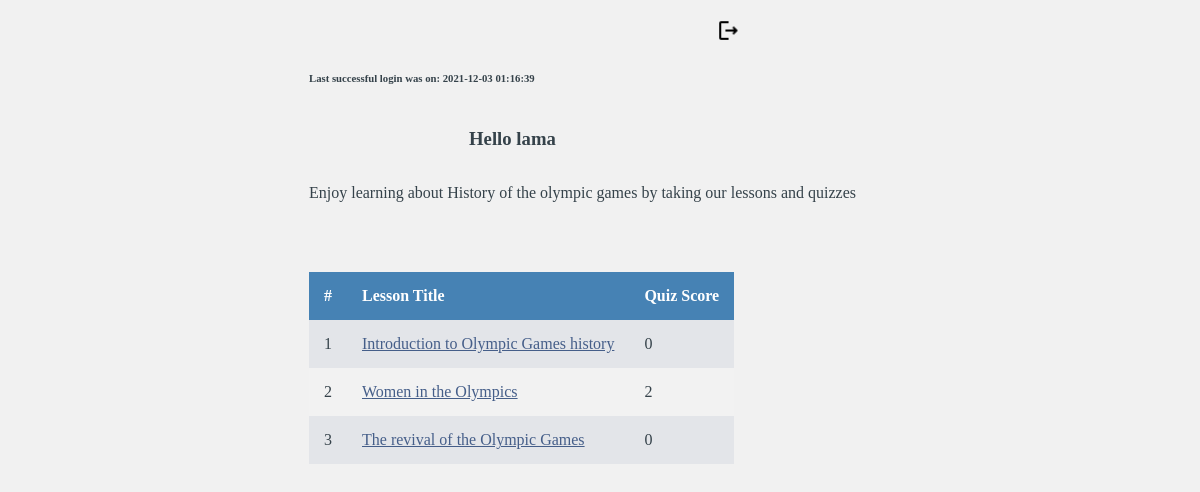
/userPage.php (signed in), run on the app's committed database.
### tables this page shows
CREATE TABLE `scores` (
  `id` int(11) NOT NULL,
  `user_id` int(11) NOT NULL,
  `lesson_id` int(4) NOT NULL,
  `score` int(4) NOT NULL,
  `taken` int(1) NOT NULL
);

CREATE TABLE `lessons` (
  `id` int(4) NOT NULL,
  `lesson_title` varchar(100) NOT NULL,
  `content` varchar(3500) NOT NULL
);

### userPage.php (the view, shortened to what this page needs)
<?php
include_once 'config.php';
?>
<!DOCTYPE html>
<html lang="en">
<head>
    <link rel="stylesheet" href="style.css">
</head>
<body>
<a class="logout3" href="logout.php">
<img id = "logout_quiz"src='./gifs/outline_logout_black_24dp.png'>
</a>
<?php
    if(isset($_SESSION['user_id']))
    {
    ?>
    <div class="content">
    <h6>Last successful login was on: <?php echo  $_SESSION['Previous_login'] ?> </h6>
    <div class="content"><h3>Hello <?php echo $_SESSION['name'] ?><br></h3> </div>
        <?php
            if(isset($_SESSION['complete']))
            {
                if($_SESSION['complete'] == true)
                {
                    $user_id = $_SESSION['user_id'];
                    $sql =" SELECT SUM(`score`) as total  FROM `scores` WHERE `user_id` =  '".$_SESSION['user_id']."' AND `taken` =1 GROUP BY `user_id`";
                    $result = $conn->query($sql);
                    $row = mysqli_fetch_assoc($result);
                    echo "<p>Congratulations! You finished all quizzes. Your final score is ".$row['total']."/12 🎉 </p> ";
                    echo "<div class=\"Imgcontent\">";
                    if($row['total'] <= 2){
                        echo "<img src='./gifs/giphy.gif'>";
                    }
                    elseif($row['total'] <= 4){
                        echo "<img src='./gifs/HdCn.gif'>";
                    }
                    elseif($row['total'] <= 6){
                        echo "<img src='./gifs/AccurateSecondArabianhorse-max-1mb.gif'>";
                    }
                    elseif($row['total'] <= 8 ){
                        echo "<img src='./gifs/6-Mashable-Olympics-GIFs-Hilarious-Memes.gif'>";
                    }
                    elseif($row['total'] <= 10){
                        echo "<img src='./gifs/won-what-it-do-baby.gif'>";
                    }
                    elseif($row['total'] <= 12){
                        echo "<img src='./gifs/px9wyhyb7p171.gif'>";
                    }
                    echo "</div>";
                }
            }
            else
            {
                echo "<p>Enjoy learning about History of the olympic games by taking our lessons and quizzes</p>";
            }
        ?>
        <br><br><br>
        <table >
            <thead>
                <tr>
                    <th>#</th>
                    <th>Lesson Title</th>
                    <th>Quiz Score</th>
                </tr>
            </thead>
            <tbody>
        <?php
            $user_id = $_SESSION['user_id'];
            $sql_lesson = "SELECT * FROM scores WHERE user_id = '$user_id' AND taken = '1'";
            $res = $conn->query($sql_lesson);
            $i=0;
            if($res):
                while ($row = mysqli_fetch_assoc($res)):
                    $i++;
        ?>
            <tr>
                <td><?php echo $i; ?></td>
                <td>
                    <a href="lesson.php?lesson_id=<?php echo $row['lesson_id']; ?>">
                        <?php
                            $sql_lesson_info= "SELECT * FROM Lessons WHERE id = ".$row['lesson_id']. "";
                            $result_lesson = $conn->query($sql_lesson_info);
                            $lesson = mysqli_fetch_assoc($result_lesson);
                            echo $lesson['lesson_title'];
                        ?>
                    </a>
                </td>
                <td><?php echo ($row['score']==-1) ? 'Not Taken' : $row['score']; ?></td>
            </tr>
        <?php
                endwhile;
            endif;
        ?>
            </tbody>
        </table>
    <?php
    }
    ?>
    </div>
</body>
</html>

### style.css (style rules this page uses)
* { box-sizing: border-box; }
body { font-family: "Times New Roman", Times, serif; padding: 10px; background: #f1f1f1; color: #35424A; }
img { width: 200px; height: 200px; }
table { border-collapse: collapse; }
th, td { padding: 15px; text-align: left; }
tr:nth-child(odd) { background-color: #e3e5e9; }
tr:nth-child(even) { background-color: #f2f2f2; }
th { background-color: SteelBlue; color: white; }
a:link { color : #455E89; }
.content { text-align-last: auto; overflow: hidden; text-align: left; width: 55%; margin-left: 25%; }
#logout_quiz { width: 25px; height:25px; }
.logout3 { text-align: justify; text-justify: inherit; text-align: center; width: 50%; margin-left: 60%; }

### data on the page
scores: lesson.lesson_title "Introduction to Olympic Games history", score "0"
scores: lesson.lesson_title "Women in the Olympics", score "2"
scores: lesson.lesson_title "The revival of the Olympic Games", score "0"

### other printed values
$_SESSION['Previous_login'] "2021-12-03 01:16:39"
$_SESSION['name'] "lama"
